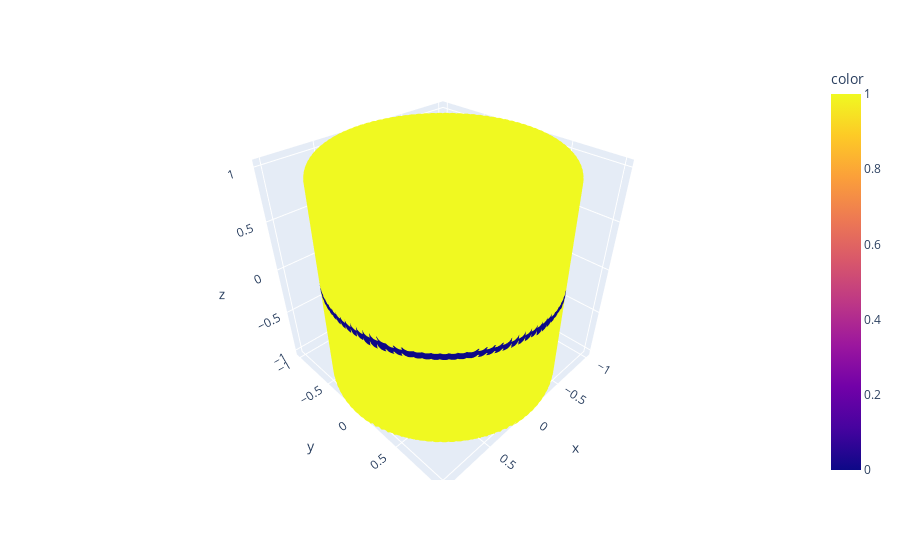

Notebook cell for this chart:
### Code cell
px.scatter_3d(new_batch, x, y, z, color=model.dataset.labels)

### Figure 1 — Plotly figure (JSON) as saved in the notebook; plotly's stock layout.template omitted (floating-point values rounded to 4 significant figures; data arrays with more than 128 entries replaced by an {"elided": "..."} marker saying what was removed)
{"data": [{"hovertemplate": "x=%{x}<br>y=%{y}<br>z=%{z}<br>color=%{marker.color}<extra></extra>", "legendgroup": "", "marker": {"color": {"elided": "10000 int values"}, "coloraxis": "coloraxis", "symbol": "circle"}, "mode": "markers", "name": "", "scene": "scene", "showlegend": false, "type": "scatter3d", "x": {"elided": "10000 float values"}, "y": {"elided": "10000 float values"}, "z": {"elided": "10000 float values"}}], "layout": {"coloraxis": {"colorbar": {"title": {"text": "color"}}, "colorscale": [[0, "#0d0887"], [0.1111, "#46039f"], [0.2222, "#7201a8"], [0.3333, "#9c179e"], [0.4444, "#bd3786"], [0.5556, "#d8576b"], [0.6667, "#ed7953"], [0.7778, "#fb9f3a"], [0.8889, "#fdca26"], [1, "#f0f921"]]}, "legend": {"tracegroupgap": 0}, "margin": {"t": 60}, "scene": {"domain": {"x": [0, 1], "y": [0, 1]}, "xaxis": {"title": {"text": "x"}}, "yaxis": {"title": {"text": "y"}}, "zaxis": {"title": {"text": "z"}}}}}
